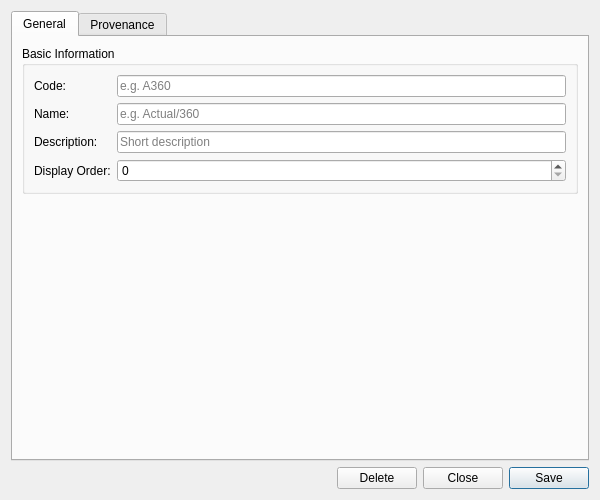
<?xml version="1.0" encoding="UTF-8"?>
<ui version="4.0">
 <class>DayCountFractionTypeDetailDialog</class>
 <widget class="QWidget" name="DayCountFractionTypeDetailDialog">
  <property name="geometry">
   <rect>
    <x>0</x>
    <y>0</y>
    <width>600</width>
    <height>500</height>
   </rect>
  </property>
  <property name="sizePolicy">
   <sizepolicy hsizetype="Preferred" vsizetype="Preferred">
    <horstretch>0</horstretch>
    <verstretch>0</verstretch>
   </sizepolicy>
  </property>
  <property name="minimumSize">
   <size>
    <width>600</width>
    <height>500</height>
   </size>
  </property>
  <property name="windowTitle">
   <string>Day Count Fraction Type Details</string>
  </property>
  <layout class="QVBoxLayout" name="verticalLayout">
   <item>
    <widget class="QTabWidget" name="tabWidget">
     <property name="currentIndex"><number>0</number></property>
     <widget class="QWidget" name="generalTab">
      <attribute name="title"><string>General</string></attribute>
      <layout class="QVBoxLayout" name="generalLayout">
       <item>
        <widget class="QGroupBox" name="basicInfoGroup">
         <property name="title">
          <string>Basic Information</string>
         </property>
         <layout class="QFormLayout" name="formLayout">
          <item row="0" column="0">
           <widget class="QLabel" name="labelCode">
            <property name="text">
             <string>Code:</string>
            </property>
           </widget>
          </item>
          <item row="0" column="1">
           <widget class="QLineEdit" name="codeEdit">
            <property name="placeholderText">
             <string>e.g. A360</string>
            </property>
            <property name="readOnly">
             <bool>true</bool>
            </property>
           </widget>
          </item>
          <item row="1" column="0">
           <widget class="QLabel" name="labelName">
            <property name="text">
             <string>Name:</string>
            </property>
           </widget>
          </item>
          <item row="1" column="1">
           <widget class="QLineEdit" name="nameEdit">
            <property name="placeholderText">
             <string>e.g. Actual/360</string>
            </property>
           </widget>
          </item>
          <item row="2" column="0">
           <widget class="QLabel" name="labelDescription">
            <property name="text">
             <string>Description:</string>
            </property>
           </widget>
          </item>
          <item row="2" column="1">
           <widget class="QLineEdit" name="descriptionEdit">
            <property name="placeholderText">
             <string>Short description</string>
            </property>
           </widget>
          </item>
          <item row="3" column="0">
           <widget class="QLabel" name="labelDisplayOrder">
            <property name="text">
             <string>Display Order:</string>
            </property>
           </widget>
          </item>
          <item row="3" column="1">
           <widget class="QSpinBox" name="displayOrderEdit">
            <property name="minimum">
             <number>0</number>
            </property>
            <property name="maximum">
             <number>9999</number>
            </property>
           </widget>
          </item>
         </layout>
        </widget>
       </item>
       <item>
        <spacer name="verticalSpacer">
         <property name="orientation">
          <enum>Qt::Vertical</enum>
         </property>
         <property name="sizeHint" stdset="0">
          <size>
           <width>20</width>
           <height>40</height>
          </size>
         </property>
        </spacer>
       </item>
      </layout>
     </widget>
     <widget class="QWidget" name="provenanceTab">
      <attribute name="title"><string>Provenance</string></attribute>
      <layout class="QVBoxLayout" name="provenanceTabLayout">
       <item>
        <widget class="ores::qt::ProvenanceWidget" name="provenanceWidget" native="true"/>
       </item>
      </layout>
     </widget>
    </widget>
   </item>
   <item>
    <layout class="QHBoxLayout" name="buttonLayout">
     <item>
      <spacer name="horizontalSpacer">
       <property name="orientation">
        <enum>Qt::Horizontal</enum>
       </property>
       <property name="sizeHint" stdset="0">
        <size>
         <width>40</width>
         <height>20</height>
        </size>
       </property>
      </spacer>
     </item>
     <item>
      <widget class="QPushButton" name="deleteButton">
       <property name="text">
        <string>Delete</string>
       </property>
      </widget>
     </item>
     <item>
      <widget class="QPushButton" name="closeButton">
       <property name="text">
        <string>Close</string>
       </property>
      </widget>
     </item>
     <item>
      <widget class="QPushButton" name="saveButton">
       <property name="text">
        <string>Save</string>
       </property>
       <property name="default">
        <bool>true</bool>
       </property>
      </widget>
     </item>
    </layout>
   </item>
  </layout>
 </widget>
 <customwidgets>
  <customwidget>
   <class>ores::qt::ProvenanceWidget</class>
   <extends>QWidget</extends>
   <header>ores.qt/ProvenanceWidget.hpp</header>
  </customwidget>
 </customwidgets>
 <resources/>
 <connections/>
</ui>
